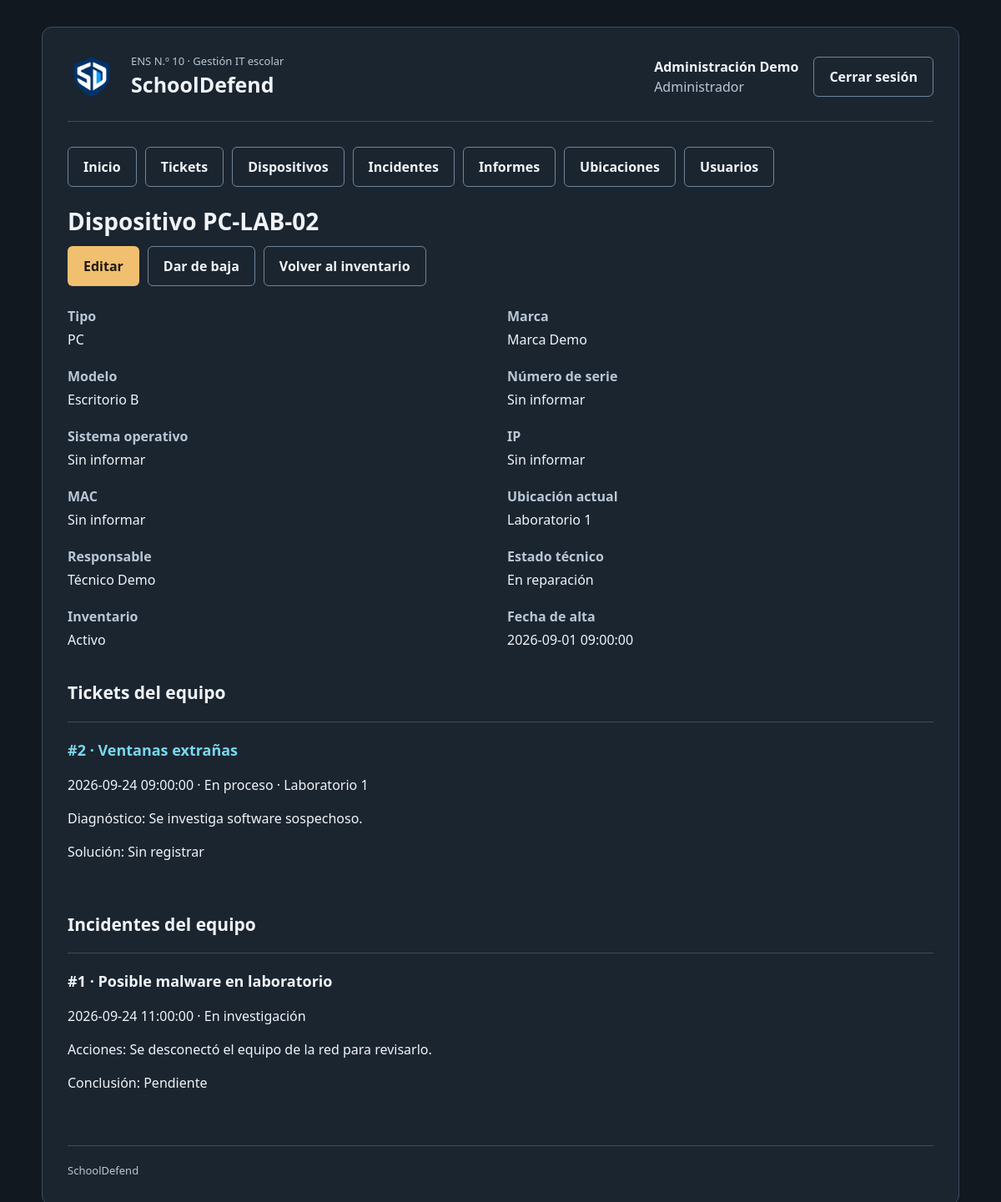
Screenshot of /dispositivos/detalle.php?id=2 (signed in) with the database file from the repository.
### tables this page shows
CREATE TABLE usuarios (
    id_usuario INT UNSIGNED AUTO_INCREMENT PRIMARY KEY,
    nombre VARCHAR(100) NOT NULL,
    nombre_usuario VARCHAR(50) NOT NULL UNIQUE,
    password_hash VARCHAR(255) NOT NULL,
    rol ENUM('administrador','tecnico','profesor') NOT NULL,
    fecha_creacion DATETIME NOT NULL DEFAULT CURRENT_TIMESTAMP,
    activo TINYINT NOT NULL DEFAULT 1,
    fecha_baja DATETIME NULL,
    id_usuario_baja INT UNSIGNED NULL,
    motivo_baja VARCHAR(255) NULL,
    FOREIGN KEY (id_usuario_baja) REFERENCES usuarios(id_usuario) ON DELETE RESTRICT
);

CREATE TABLE dispositivos (
    id_dispositivo INT UNSIGNED AUTO_INCREMENT PRIMARY KEY,
    codigo VARCHAR(30) NOT NULL UNIQUE,
    tipo ENUM('pc','notebook','impresora','proyector','router','access_point','otro') NOT NULL,
    marca VARCHAR(60) NULL,
    modelo VARCHAR(100) NULL,
    numero_serie VARCHAR(100) NULL,
    sistema_operativo VARCHAR(100) NULL,
    ip VARCHAR(45) NULL,
    mac VARCHAR(17) NULL,
    id_ubicacion INT UNSIGNED NOT NULL,
    id_responsable INT UNSIGNED NULL,
    estado ENUM('operativo','en_reparacion','fuera_de_servicio') NOT NULL DEFAULT 'operativo',
    observaciones TEXT NULL,
    fecha_alta DATETIME NOT NULL DEFAULT CURRENT_TIMESTAMP,
    activo TINYINT NOT NULL DEFAULT 1,
    fecha_baja DATETIME NULL,
    id_usuario_baja INT UNSIGNED NULL,
    motivo_baja VARCHAR(255) NULL,
    FOREIGN KEY (id_ubicacion) REFERENCES ubicaciones(id_ubicacion) ON DELETE RESTRICT,
    FOREIGN KEY (id_responsable) REFERENCES usuarios(id_usuario) ON DELETE RESTRICT,
    FOREIGN KEY (id_usuario_baja) REFERENCES usuarios(id_usuario) ON DELETE RESTRICT
);

CREATE TABLE ubicaciones (
    id_ubicacion INT UNSIGNED AUTO_INCREMENT PRIMARY KEY,
    nombre VARCHAR(100) NOT NULL UNIQUE,
    descripcion VARCHAR(255) NULL,
    activo TINYINT NOT NULL DEFAULT 1,
    fecha_baja DATETIME NULL,
    id_usuario_baja INT UNSIGNED NULL,
    motivo_baja VARCHAR(255) NULL,
    FOREIGN KEY (id_usuario_baja) REFERENCES usuarios(id_usuario) ON DELETE RESTRICT
);

CREATE TABLE tickets (
    id_ticket INT UNSIGNED AUTO_INCREMENT PRIMARY KEY,
    titulo VARCHAR(150) NOT NULL,
    descripcion TEXT NOT NULL,
    id_ubicacion INT UNSIGNED NOT NULL,
    id_dispositivo INT UNSIGNED NULL,
    id_creador INT UNSIGNED NOT NULL,
    id_tecnico INT UNSIGNED NULL,
    prioridad ENUM('baja','media','alta') NOT NULL DEFAULT 'media',
    estado ENUM('abierto','en_proceso','en_espera_repuesto','resuelto','cancelado') NOT NULL DEFAULT 'abierto',
    diagnostico TEXT NULL,
    solucion TEXT NULL,
    motivo_cancelacion TEXT NULL,
    fecha_creacion DATETIME NOT NULL DEFAULT CURRENT_TIMESTAMP,
    fecha_cierre DATETIME NULL,
    FOREIGN KEY (id_ubicacion) REFERENCES ubicaciones(id_ubicacion) ON DELETE RESTRICT,
    FOREIGN KEY (id_dispositivo) REFERENCES dispositivos(id_dispositivo) ON DELETE RESTRICT,
    FOREIGN KEY (id_creador) REFERENCES usuarios(id_usuario) ON DELETE RESTRICT,
    FOREIGN KEY (id_tecnico) REFERENCES usuarios(id_usuario) ON DELETE RESTRICT
);

CREATE TABLE incidentes (
    id_incidente INT UNSIGNED AUTO_INCREMENT PRIMARY KEY,
    titulo VARCHAR(150) NOT NULL,
    tipo ENUM('malware','phishing','acceso_no_autorizado','perdida_equipo','otro') NOT NULL,
    descripcion TEXT NOT NULL,
    severidad ENUM('baja','media','alta') NOT NULL,
    estado ENUM('reportado','en_investigacion','cerrado') NOT NULL DEFAULT 'reportado',
    id_dispositivo INT UNSIGNED NULL,
    id_ticket INT UNSIGNED NULL,
    id_creador INT UNSIGNED NOT NULL,
    id_responsable INT UNSIGNED NOT NULL,
    acciones_realizadas TEXT NULL,
    conclusion TEXT NULL,
    fecha_creacion DATETIME NOT NULL DEFAULT CURRENT_TIMESTAMP,
    fecha_cierre DATETIME NULL,
    FOREIGN KEY (id_dispositivo) REFERENCES dispositivos(id_dispositivo) ON DELETE RESTRICT,
    FOREIGN KEY (id_ticket) REFERENCES tickets(id_ticket) ON DELETE RESTRICT,
    FOREIGN KEY (id_creador) REFERENCES usuarios(id_usuario) ON DELETE RESTRICT,
    FOREIGN KEY (id_responsable) REFERENCES usuarios(id_usuario) ON DELETE RESTRICT
);

### includes/funciones.php (called while the page is built, shortened)
<?php
function escapar($texto)
{
    return htmlspecialchars((string) $texto, ENT_QUOTES, 'UTF-8');
}
function nombreRol($rol)
{
    $nombresRoles = [
        'administrador' => 'Administrador',
        'tecnico' => 'Técnico',
        'profesor' => 'Profesor'
    ];
    return $nombresRoles[$rol] ?? 'Sin rol';
}
function textoEntrada($datos, $campo, $valorInicial = '')
{
    return trim($datos[$campo]);
}
function idEntrada($datos, $campo)
{
    $valor = textoEntrada($datos, $campo);
    return filter_var($valor, FILTER_VALIDATE_INT, ['options' => ['min_range' => 1]]) ?: null;
}

### includes/sesion.php (called while the page is built, shortened)
<?php
require_once __DIR__ . '/funciones.php';
function usuarioActual()
{
    $pdo = getConexion();
    $sqlUsuario = "
        SELECT id_usuario, nombre, nombre_usuario, rol
        FROM usuarios
        WHERE id_usuario = ?
          AND activo = 1";
    $consultaUsuario = $pdo->prepare($sqlUsuario);
    $consultaUsuario->execute([$_SESSION['id_usuario']]);
    $usuario = $consultaUsuario->fetch();
    return $usuario;
}
function exigirSesion($rutaLogin = 'login.php')
{
    $usuario = usuarioActual();
    return $usuario;
}

### dispositivos/opciones.php (called while the page is built)
<?php
$tiposDispositivo = [
    'pc' => 'PC',
    'notebook' => 'Notebook',
    'impresora' => 'Impresora',
    'proyector' => 'Proyector',
    'router' => 'Router',
    'access_point' => 'Punto de acceso',
    'otro' => 'Otro'
];
$estadosDispositivo = [
    'operativo' => 'Operativo',
    'en_reparacion' => 'En reparación',
    'fuera_de_servicio' => 'Fuera de servicio'
];

### dispositivos/detalle.php (the view, shortened to what this page needs)
<?php
require_once __DIR__ . '/../includes/sesion.php';
require_once __DIR__ . '/opciones.php';
$usuario = exigirSesion('../login.php');
$pdo = getConexion();
$rutaBase = '../';
$idDispositivo = idEntrada($_GET, 'id');
$sqlDispositivo = "
    SELECT dispositivos.*, ubicaciones.nombre AS ubicacion,
           responsable.nombre AS responsable, autor_baja.nombre AS autor_baja
    FROM dispositivos
    INNER JOIN ubicaciones ON dispositivos.id_ubicacion = ubicaciones.id_ubicacion
    LEFT JOIN usuarios AS responsable ON dispositivos.id_responsable = responsable.id_usuario
    LEFT JOIN usuarios AS autor_baja ON dispositivos.id_usuario_baja = autor_baja.id_usuario
    WHERE dispositivos.id_dispositivo = ?";
$consultaDispositivo = $pdo->prepare($sqlDispositivo);
$consultaDispositivo->execute([$idDispositivo]);
$dispositivo = $consultaDispositivo->fetch();
$titulo = 'Dispositivo ' . $dispositivo['codigo'];
$ficha = [
    'Tipo' => $tiposDispositivo[$dispositivo['tipo']],
    'Marca' => $dispositivo['marca'],
    'Modelo' => $dispositivo['modelo'],
    'Número de serie' => $dispositivo['numero_serie'],
    'Sistema operativo' => $dispositivo['sistema_operativo'],
    'IP' => $dispositivo['ip'],
    'MAC' => $dispositivo['mac'],
    'Ubicación actual' => $dispositivo['ubicacion'],
    'Responsable' => $dispositivo['responsable'],
    'Estado técnico' => $estadosDispositivo[$dispositivo['estado']],
    'Inventario' => $dispositivo['activo'] ? 'Activo' : 'Dado de baja',
    'Fecha de alta' => $dispositivo['fecha_alta']
];
$sqlTickets = "
    SELECT tickets.id_ticket, tickets.titulo, tickets.estado, tickets.fecha_creacion,
           tickets.diagnostico, tickets.solucion, tickets.motivo_cancelacion,
           ubicaciones.nombre AS ubicacion_reporte
    FROM tickets
    INNER JOIN ubicaciones ON tickets.id_ubicacion = ubicaciones.id_ubicacion
    WHERE tickets.id_dispositivo = ?
    ORDER BY tickets.fecha_creacion DESC";
$consultaTickets = $pdo->prepare($sqlTickets);
$consultaTickets->execute([$idDispositivo]);
$tickets = $consultaTickets->fetchAll();
$sqlIncidentes = "
    SELECT id_incidente, titulo, estado, fecha_creacion, acciones_realizadas, conclusion
    FROM incidentes
    WHERE id_dispositivo = ?
    ORDER BY fecha_creacion DESC";
$consultaIncidentes = $pdo->prepare($sqlIncidentes);
$consultaIncidentes->execute([$idDispositivo]);
$incidentes = $consultaIncidentes->fetchAll();
$nombresEstados = [
    'abierto' => 'Abierto', 'en_proceso' => 'En proceso',
    'en_espera_repuesto' => 'En espera de repuesto',
    'resuelto' => 'Resuelto', 'cancelado' => 'Cancelado',
    'reportado' => 'Reportado', 'en_investigacion' => 'En investigación', 'cerrado' => 'Cerrado'
];
require_once __DIR__ . '/../includes/encabezado.php';
?>
<h1><?= escapar($titulo) ?></h1>
<div class="acciones">
    <a class="boton boton-editar" href="formulario.php?id=<?= $idDispositivo ?>">Editar</a>
    <a class="boton boton-secundario" href="baja.php?id=<?= $idDispositivo ?>"><?= $dispositivo['activo'] ? 'Dar de baja' : 'Reactivar' ?></a>
    <a class="boton boton-secundario" href="index.php">Volver al inventario</a>
</div>
<dl class="ficha">
    <?php foreach ($ficha as $etiqueta => $valor): ?>
        <div>
            <dt><?= escapar($etiqueta) ?></dt>
            <dd><?= escapar($valor ?? 'Sin informar') ?></dd>
        </div>
    <?php endforeach; ?>
</dl>
<section class="seccion historial">
    <h2>Tickets del equipo</h2>
    <?php foreach ($tickets as $ticket): ?>
        <article class="registro-historial">
            <h3><a href="../tickets/detalle.php?id=<?= (int) $ticket['id_ticket'] ?>">#<?= (int) $ticket['id_ticket'] ?> · <?= escapar($ticket['titulo']) ?></a></h3>
            <p><?= escapar($ticket['fecha_creacion']) ?> · <?= escapar($nombresEstados[$ticket['estado']]) ?> · <?= escapar($ticket['ubicacion_reporte']) ?></p>
            <p class="texto-multilinea">Diagnóstico: <?= escapar($ticket['diagnostico'] ?? 'Sin registrar') ?></p>
            <p class="texto-multilinea">Solución: <?= escapar($ticket['solucion'] ?? 'Sin registrar') ?></p>
        </article>
    <?php endforeach; ?>
</section>
<section class="seccion historial">
    <h2>Incidentes del equipo</h2>
    <?php foreach ($incidentes as $incidente): ?>
        <article class="registro-historial">
            <h3>#<?= (int) $incidente['id_incidente'] ?> · <?= escapar($incidente['titulo']) ?></h3>
            <p><?= escapar($incidente['fecha_creacion']) ?> · <?= escapar($nombresEstados[$incidente['estado']]) ?></p>
            <p class="texto-multilinea">Acciones: <?= escapar($incidente['acciones_realizadas'] ?? 'Sin registrar') ?></p>
            <p class="texto-multilinea">Conclusión: <?= escapar($incidente['conclusion'] ?? 'Pendiente') ?></p>
        </article>
    <?php endforeach; ?>
</section>
<?php require_once __DIR__ . '/../includes/pie.php'; ?>

### includes/encabezado.php (shortened to what this page needs)
<?php
$rutaBase = $rutaBase ?? '';
$rutaEstilos = escapar($rutaBase . 'css/estilos.css');
$rutaLogoEncabezado = escapar($rutaBase . 'Imagenes/logo-escudo.png');
$rutaCerrarSesion = escapar($rutaBase . 'logout.php');
$mostrarCuenta = !empty($usuario);
$nombreCuenta = '';
$rolCuenta = '';
$enlacesMenu = [];
if ($mostrarCuenta) {
    $nombreCuenta = escapar($usuario['nombre']);
    $rolCuenta = escapar(nombreRol($usuario['rol']));
    $enlacesMenu['Inicio'] = $rutaBase . 'index.php';
    $enlacesMenu['Tickets'] = $rutaBase . 'tickets/index.php';
    if (in_array($usuario['rol'], ['administrador', 'tecnico'], true)) {
        $enlacesMenu['Dispositivos'] = $rutaBase . 'dispositivos/index.php';
        $enlacesMenu['Incidentes'] = $rutaBase . 'incidentes/index.php';
        $enlacesMenu['Informes'] = $rutaBase . 'informes/index.php';
    }
    if ($usuario['rol'] === 'administrador') {
        $enlacesMenu['Ubicaciones'] = $rutaBase . 'ubicaciones/index.php';
        $enlacesMenu['Usuarios'] = $rutaBase . 'usuarios/index.php';
    }
}
?>
<!DOCTYPE html>
<html lang="es">
    <head>
        <link rel="stylesheet" href="<?= $rutaEstilos ?>">
    </head>
    <body>
        <div class="contenedor">
            <header class="encabezado">
                <div class="marca">
                    <img class="logo-encabezado" src="<?= $rutaLogoEncabezado ?>" alt="">
                    <div>
                        <p class="institucion">ENS N.º 10 · Gestión IT escolar</p>
                        <p class="nombre-sistema">SchoolDefend</p>
                    </div>
                </div>
                <?php if ($mostrarCuenta): ?>
                    <div class="cuenta">
                        <div>
                            <strong><?= $nombreCuenta ?></strong>
                            <br>
                            <span class="texto-secundario"><?= $rolCuenta ?></span>
                        </div>
                        <form method="post" action="<?= $rutaCerrarSesion ?>">
                            <button class="boton boton-secundario" type="submit">Cerrar sesión</button>
                        </form>
                    </div>
                <?php endif; ?>
            </header>
            <?php if ($mostrarCuenta): ?>
                <nav class="menu" aria-label="Menú principal">
                    <?php foreach ($enlacesMenu as $nombreEnlace => $rutaEnlace): ?>
                        <a class="boton boton-secundario" href="<?= escapar($rutaEnlace) ?>"><?= escapar($nombreEnlace) ?></a>
                    <?php endforeach; ?>
                </nav>
            <?php endif; ?>
            <main id="contenido">

### css/estilos.css (style rules this page uses)
:root { color-scheme: dark; --fondo: #111820; --panel: #1b2530; --borde: #3b4d5f; --texto: #f0f4f8; --secundario: #b8c7d6; --acento: #79d8ed; --decoracion-link: none; }
* { box-sizing: border-box; }
body { margin: 0; padding: 32px 20px; background: var(--fondo); color: var(--texto); font-family: 'Segoe UI', Arial, sans-serif; font-size: 16px; line-height: 1.5; }
.contenedor { max-width: 1100px; margin: auto; padding: 30px; background: var(--panel); border: 1px solid var(--borde); border-radius: 12px; }
.encabezado, .marca, .cuenta { display: flex; align-items: center; gap: 18px; }
.encabezado { justify-content: space-between; flex-wrap: wrap; padding-bottom: 24px; margin-bottom: 30px; border-bottom: 1px solid var(--borde); }
.logo-encabezado { width: 58px; height: 58px; object-fit: contain; flex-shrink: 0; }
.institucion, .nombre-sistema { margin: 0; }
.institucion { font-size: 13px; color: var(--secundario); }
.nombre-sistema { font-size: 25px; font-weight: 700; }
h1 { font-size: 28px; line-height: 1.25; margin: 0 0 12px; }
h2 { font-size: 21px; margin: 0 0 18px; }
.texto-secundario, .ayuda { color: var(--secundario); }
.boton { display: inline-block; padding: 11px 18px; border: 1px solid transparent; border-radius: 6px; background: var(--acento); color: #10212b; font: inherit; font-weight: 700; cursor: pointer; text-decoration: none; transition: all 0.2s ease; }
.boton-secundario { background: transparent; color: var(--texto); border-color: #70859a; }
a { text-decoration: none; transition: all 0.2s ease; color: var(--acento); }
.menu, .acciones { display: flex; flex-wrap: wrap; gap: 10px; margin-bottom: 24px; }
.boton-editar { background: #f1bf70; color: #201b11; }
.ficha { display: grid; grid-template-columns: repeat(2, minmax(0, 1fr)); gap: 16px; margin: 24px 0; }
.ficha dt { color: var(--secundario); font-weight: 600; }
.ficha dd { margin: 4px 0; overflow-wrap: anywhere; }
.historial { margin-top: 32px; }
.registro-historial { border-top: 1px solid var(--borde); padding: 12px 0; }
.registro-historial h3 { margin: 8px 0; font-size: 18px; }
.texto-multilinea { white-space: pre-wrap; overflow-wrap: anywhere; }

### rows the page displays
usuarios: nombre "Administración Demo", rol "Administrador"
dispositivos: codigo "Dispositivo PC-LAB-02", marca "Marca Demo", modelo "Escritorio B", ip "Sin informar", mac "Sin informar", id_ubicacion.nombre "Laboratorio 1", id_responsable.nombre "Técnico Demo", fecha_alta "2026-09-01 09:00:00"
tickets: id_ticket "2", titulo "Ventanas extrañas", fecha_creacion "2026-09-24 09:00:00", estado "En proceso", id_ubicacion.nombre "Laboratorio 1", diagnostico "Se investiga software sospechoso.", solucion "Sin registrar"
incidentes: id_incidente "1", titulo "Posible malware en laboratorio", fecha_creacion "2026-09-24 11:00:00", estado "En investigación", acciones_realizadas "Se desconectó el equipo de la red para revisarlo.", conclusion "Pendiente"

### other values shown
escapar($nombreEnlace) "Inicio"
escapar($nombreEnlace) "Tickets"
escapar($nombreEnlace) "Dispositivos"
escapar($nombreEnlace) "Incidentes"
escapar($nombreEnlace) "Informes"
escapar($nombreEnlace) "Ubicaciones"
escapar($nombreEnlace) "Usuarios"
escapar($etiqueta) "Tipo"
escapar($valor ?? 'Sin informar') "PC"
escapar($etiqueta) "Marca"
escapar($etiqueta) "Modelo"
escapar($etiqueta) "Número de serie"
escapar($valor ?? 'Sin informar') "Sin informar"
escapar($etiqueta) "Sistema operativo"
escapar($etiqueta) "IP"
